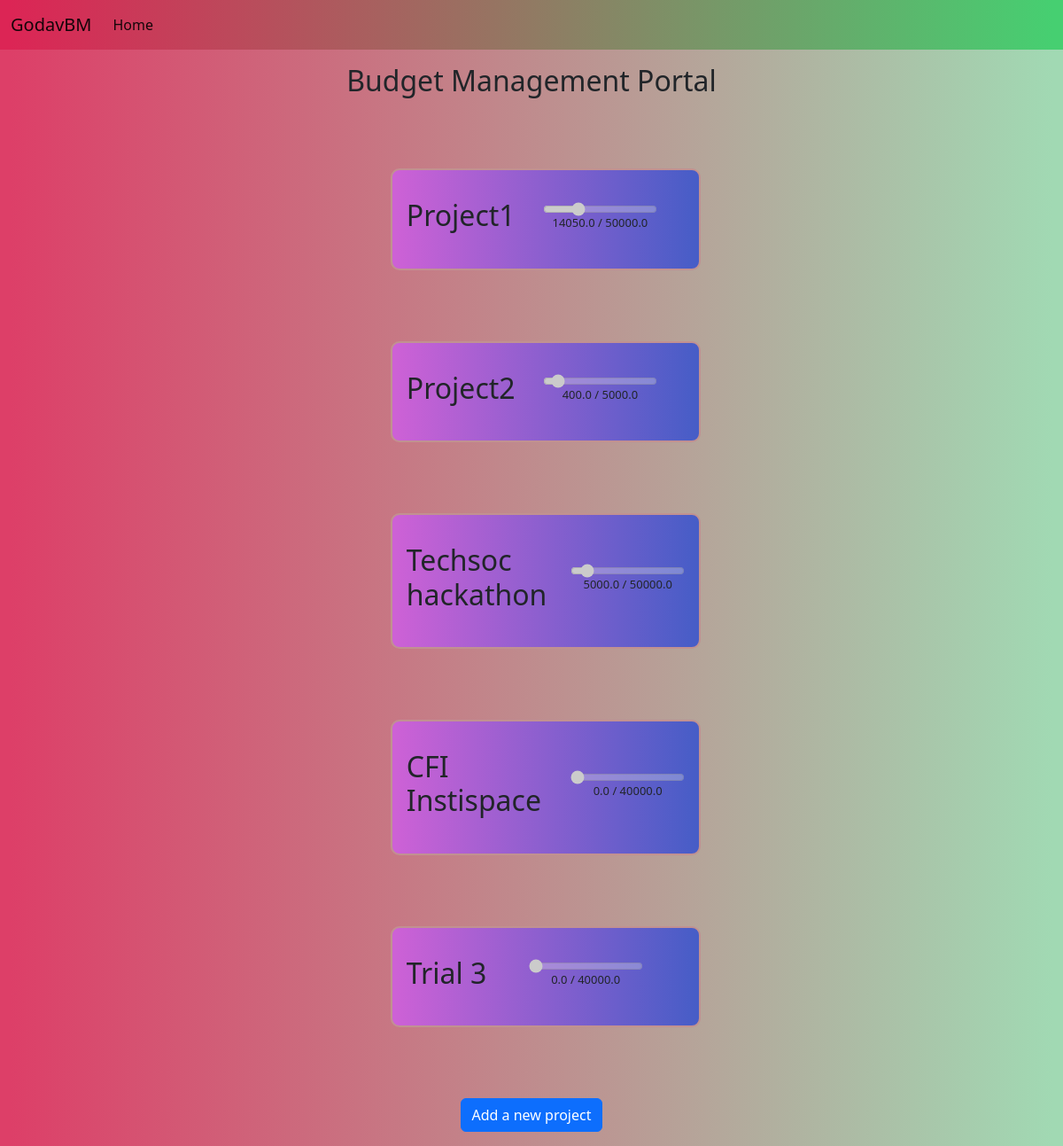
Before: / with the older database file.
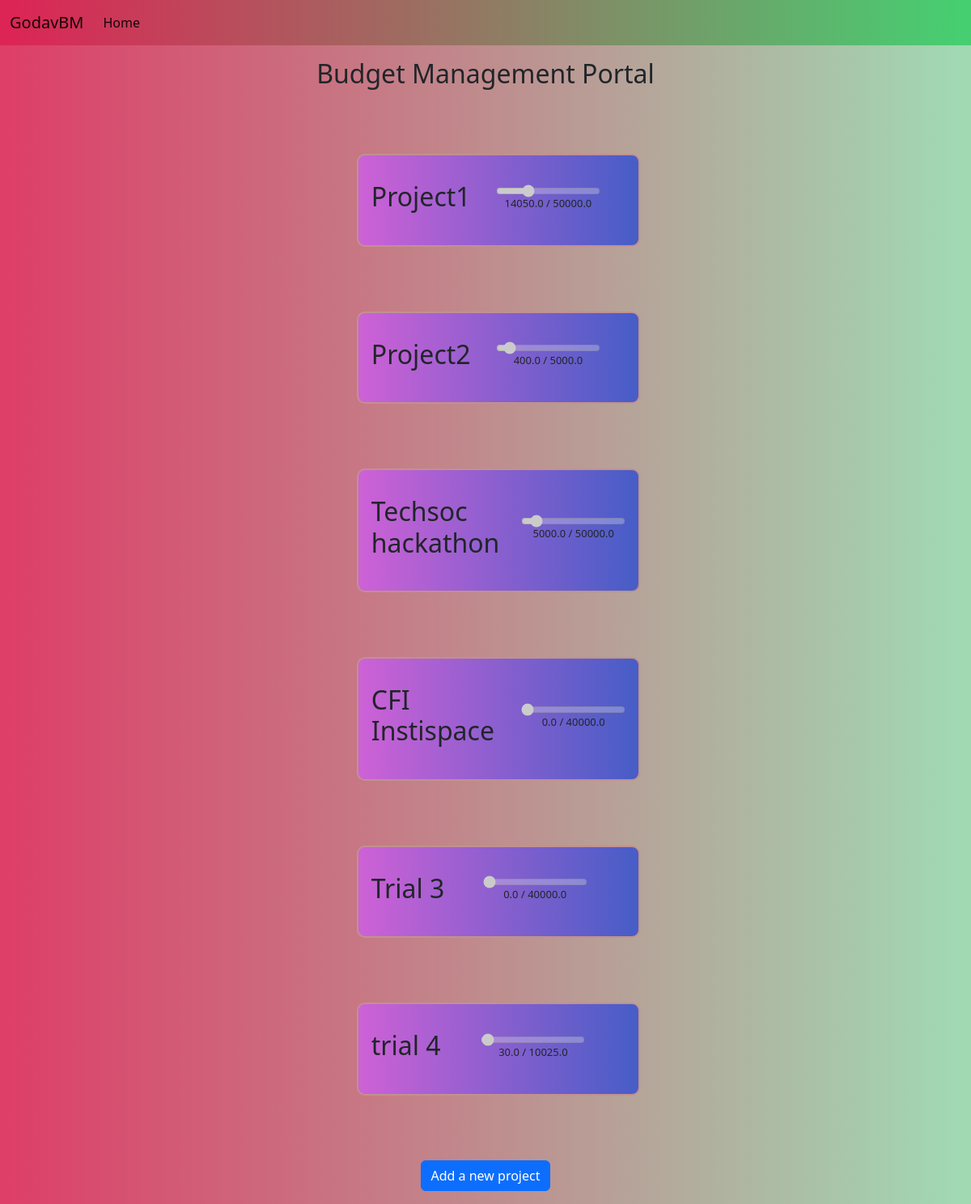
After: the same page with the newer database file.
### project_budget/models.py (models this page shows)
class ProjectModel(models.Model):
    title = models.CharField(max_length=50)
    allocated = models.FloatField()
    purchases = models.ManyToManyField(PurchaseModel)
    used_budget = models.FloatField(null = True, default=0)

### project_budget/views.py (the view)
# urls.py: path('' , project_list_view, name = 'project_list'),
def project_list_view(request):
    projects = ProjectModel.objects.all()
    return render(request, 'project_list.html', context = {
        'projects':projects
        })

### templates/project_list.html (shortened to what this page needs)
{%extends 'base.html'%}
{%block content%}
<h2 class="f1 mt-3">Budget Management Portal</h2>
<ul>
  {%for project in projects.all%}
  <li>
    <div class="card">
      <h2 class="title">{{project.title}}</h2>
      <div class="right-top">
        <input type="range" min="0" max={{project.allocated}} value={{project.used_budget}} disabled></input>
        <h3 class="fundStatus">{{project.used_budget}} / {{project.allocated}}</h3>
      </div>
    </div>
  </li>
  {% endfor %}
</ul>
<div class="text-center mb-3">
  <a class="btn btn-primary " href="{%url 'create_project' %}">Add a new project</a>
</div>
{%endblock content%}

### templates/base.html (shortened to what this page needs)
{%load static %}
<!doctype html>
<html lang="en">
<head>
  <link rel="stylesheet" type="text/css" href="{% static 'stylesheet.css' %}">
  <link href="https://cdn.jsdelivr.net/npm/bootstrap@5.2.0-beta1/dist/css/bootstrap.min.css" rel="stylesheet"
>
  <link rel="stylesheet" href="https://cdnjs.cloudflare.com/ajax/libs/font-awesome/4.7.0/css/font-awesome.min.css">
  <link rel="stylesheet" href="./static/stylesheet.css">
</head>
<body>
  <div id="main ">
    {%include 'navbar.html' %}
    {%block content%}
    {%endblock content%}
  </div>
</body>
</html>

### templates/navbar.html (shortened to what this page needs)
<nav class="navbar navbar-expand-lg navbar-light bg-light ">
  <div class="container-fluid">
    <a class="navbar-brand" href="#">GodavBM</a>
    <div class="collapse navbar-collapse" id="navbarSupportedContent">
      <ul class="navbar-nav me-auto mb-2 mb-lg-0">
        <li class="nav-item">
          <a class="nav-link active" aria-current="page" href="{% url 'project_list' %}">Home</a>
        </li>
      </ul>
    </div>
  </div>
</nav>

### static/stylesheet.css (style rules this page uses)
body { background: rgb(221, 63, 104); background: linear-gradient(90deg, rgba(221, 63, 104, 1) 1%, rgba(161, 217, 179, 1) 99%); }
.card { background: rgb(205, 97, 214); background: linear-gradient(90deg, rgba(205, 97, 214, 1) 1%, rgba(71, 93, 199, 1) 99%); }
li { list-style: none; }
.f1 { text-align: center; }
.card { box-sizing: border-box; margin: 5em auto; width: 30%; display: flex; flex-direction: row; justify-content: space-between; border: 2px solid rgb(193, 145, 145); border-radius: 10px; padding: 2em 1em; }
.fundStatus { font-size: small; }
.right-top { display: flex; flex-direction: column; align-items: center; justify-content: center; }

### templates/navbar.html (style rules this page uses)
.navbar { background: rgb(220, 37, 85); background: linear-gradient(90deg, rgba(220, 37, 85, 1) 1%, rgb(70, 207, 113) 99%); }

Changed rows visible on the page:
added ProjectModel: title "trial 4", used_budget "30", used_budget "30.0", allocated "10025.0"
